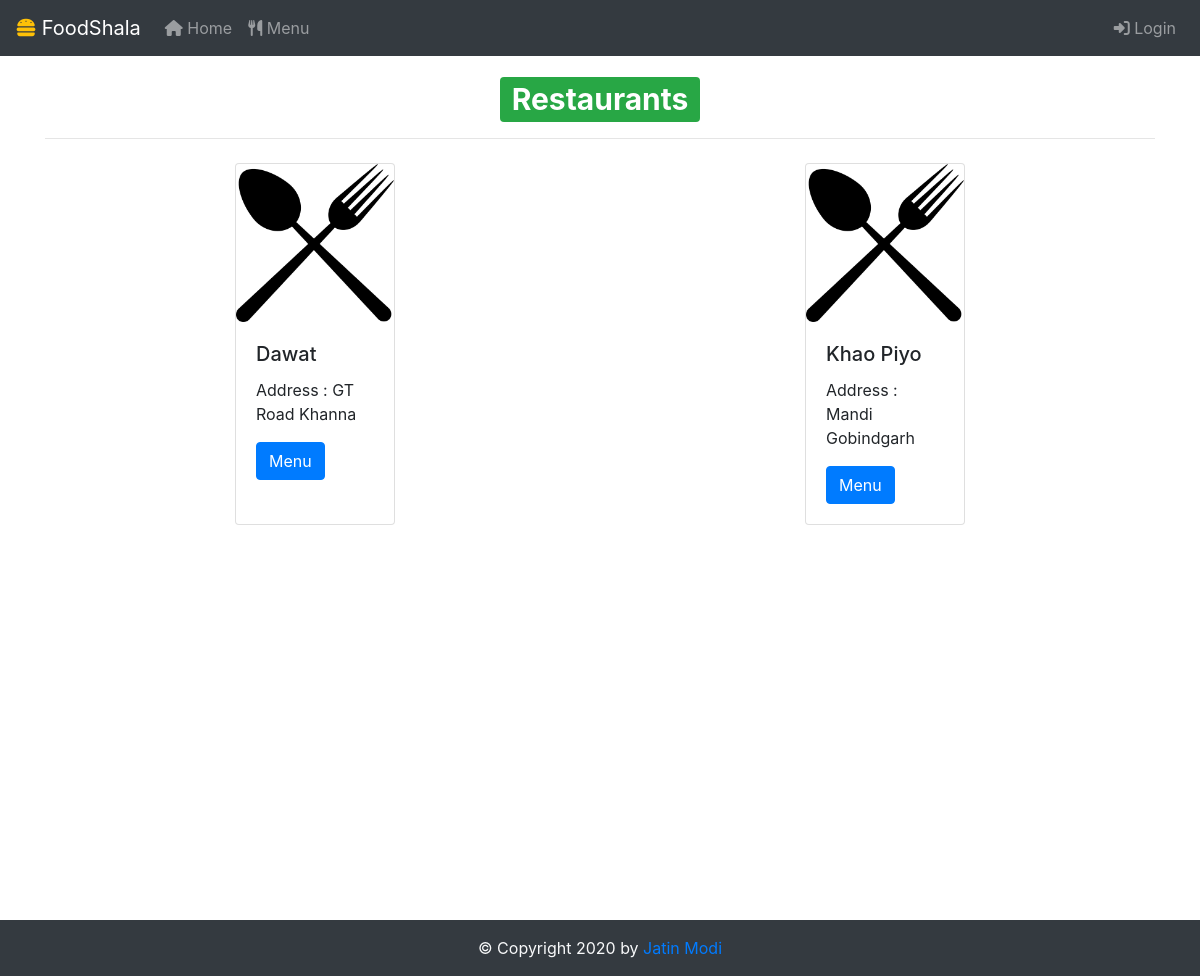
The page /home on the database its author committed.
### app.py (models this page shows)
class Restaurants(db.Model):
	__tablename__ = 'restaurants'
	id = db.Column(db.Integer,primary_key=True)
	name = db.Column(db.String)
	ownerFirstName = db.Column(db.String)
	ownerLastName = db.Column(db.String)
	email = db.Column(db.String)
	address = db.Column(db.String)
	password = db.Column(db.String)
	mobile = db.Column(db.String)

### app.py (the view)
@app.route("/home")
def home():
	user = None
	restaurants = Restaurants.query.all()
	if checkSession():
		user = Users.query.filter_by(email=session['email']).first()
	return render_template("home.html",user=user,restaurants=restaurants)
	return redirect("/customerlogin")

### app.py (called while the page is built)
def checkSession():
	if 'email' in session:
		return True
	return False

### templates/home.html (shortened to what this page needs)
{% include "header.html" %}
<div class="container" style="min-height: 100vh;position: relative;">
	<h1 class="mt-3 text-center font-weight-bold"><span class="badge badge-success">Restaurants</span></h1><hr>
	<div class="row mt-4">
		{% for x in restaurants %}
			<div class="card mx-auto" style="width: 10rem;">
  				<img class="card-img-top" src="{{ url_for('static',filename='images/utensils.png') }}">
  				<div class="card-body">
    				<h5 class="card-title">{{ x.name }}</h5>
    				<p class="card-text">Address : {{x.address}}</p>
    				<a href="/restaurant/{{ x.id }}" class="btn btn-primary">Menu</a>
  				</div>
			</div>
		{% endfor %}
	</div>
</div>
{% include "footer.html" %}

### rows shown on the page
Restaurants: name "Dawat", address "GT Road Khanna"
Restaurants: name "Khao Piyo", address "Mandi Gobindgarh"
